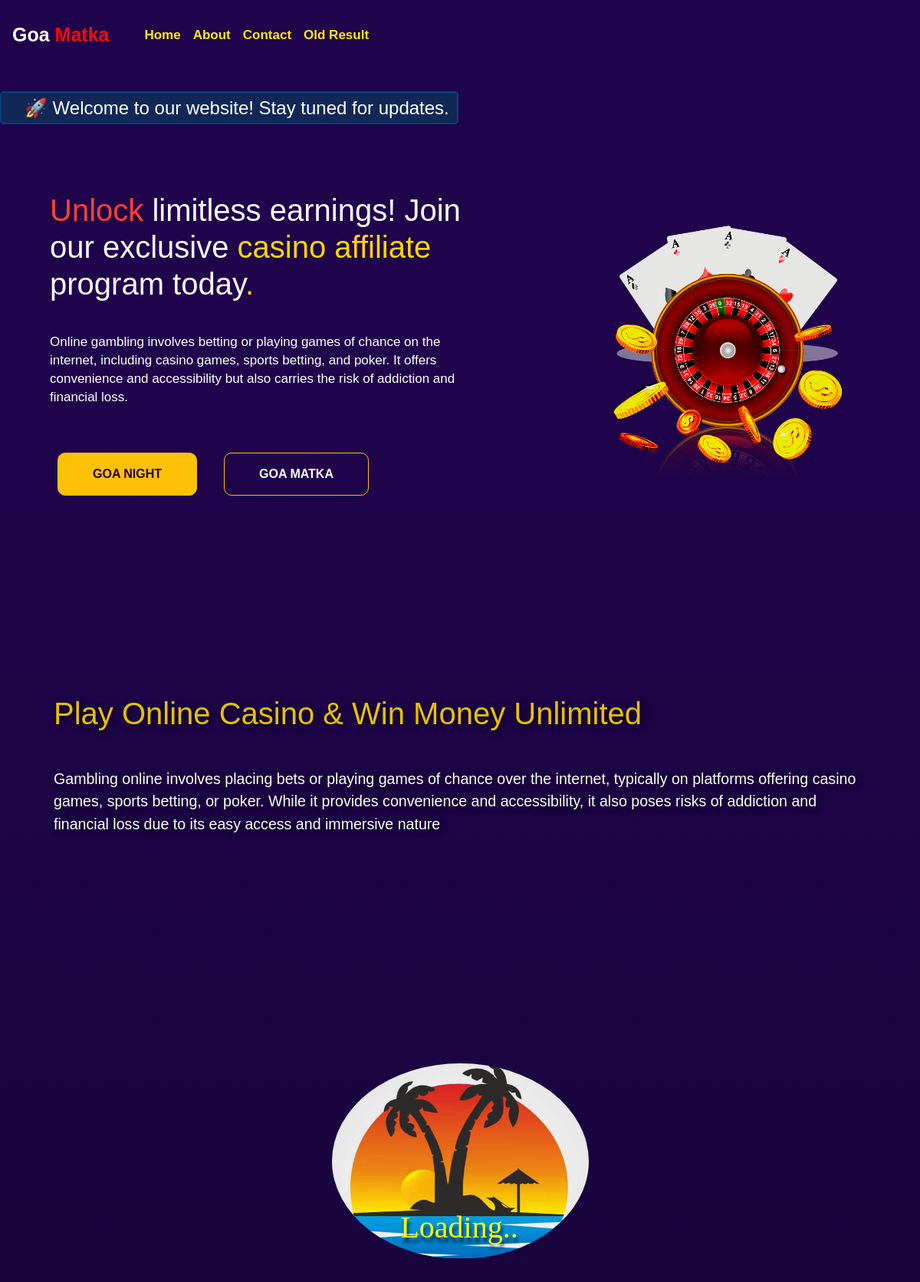
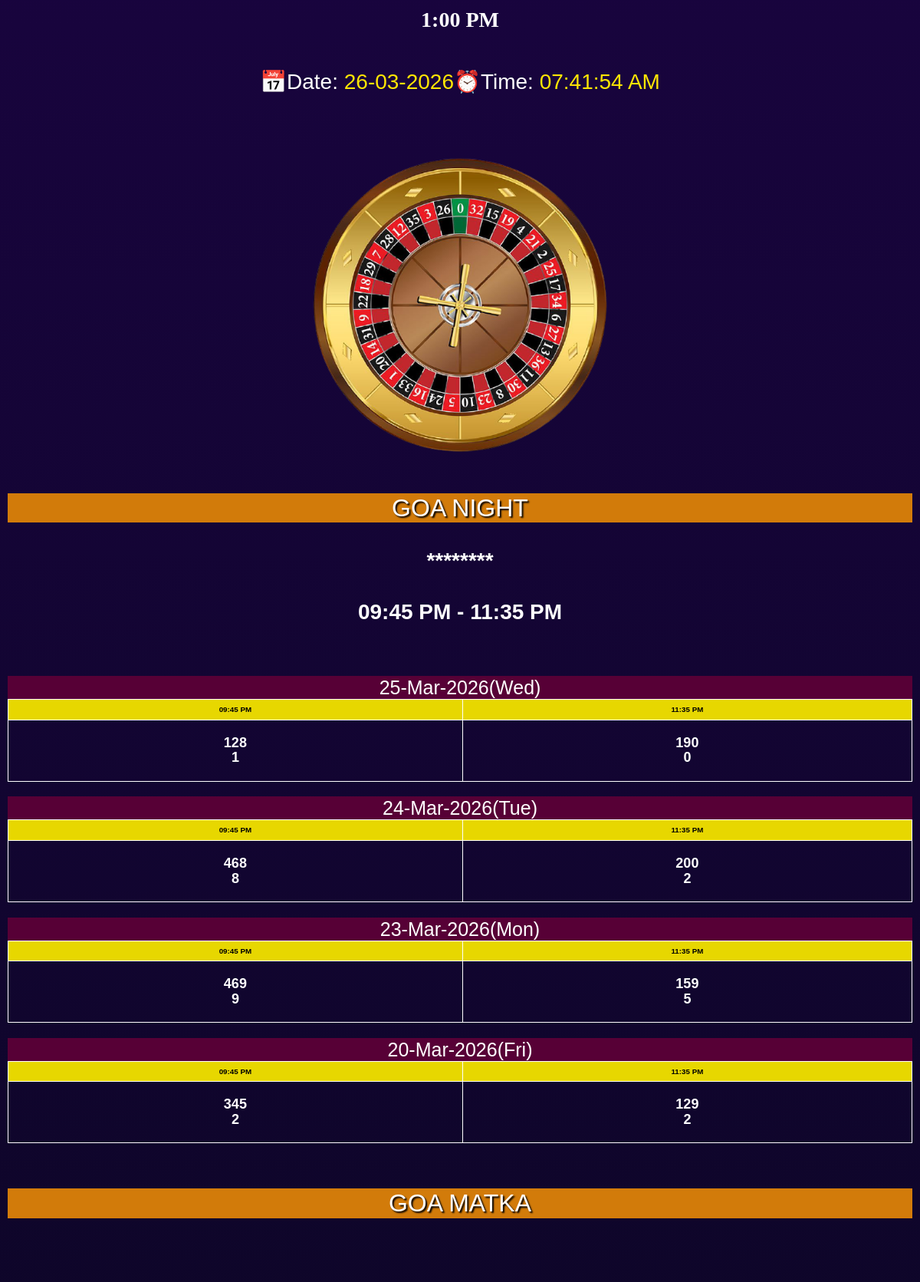
The page / (upper part) on the database its author committed (2 pictures, top to bottom).
### app.py (models this page shows)
class Extra(db.Model):
    __tablename__ = "extra_results"
    id = db.Column(db.Integer, primary_key=True)
    open_1 = db.Column(db.String(1), nullable=True)
    open_3 = db.Column(db.String(3), nullable=True)
    close_1 = db.Column(db.String(1), nullable=True)
    close_3 = db.Column(db.String(3), nullable=True)
    date = db.Column(db.String(30), nullable=False)

### app.py (the view)
@app.route("/")
def home():
    results = Result.query.order_by(Result.id.desc()).all()
    now = datetime.now(timezone("Asia/Kolkata"))
    currentday = now.strftime('%d-%b-%Y(%a)')
    daily_data = Result.query.filter_by(date=currentday).first()
    daily_extra = Extra.query.filter_by(date=currentday).first()
    g_matka_result0 = Result.query.filter_by(date=currentday).first()
    g_matka_1 = datetime.now(timezone("Asia/Kolkata")) - relativedelta(days=1)
    g_matka_1 = g_matka_1.strftime('%d-%b-%Y(%a)')
    g_matka_result1 = Result.query.filter_by(date=g_matka_1).first()
    g_matka_2 = datetime.now(timezone("Asia/Kolkata")) - relativedelta(days=2)
    g_matka_2 = g_matka_2.strftime('%d-%b-%Y(%a)')
    g_matka_result2 = Result.query.filter_by(date=g_matka_2).first()
    g_matka_3 = datetime.now(timezone("Asia/Kolkata")) - relativedelta(days=3)
    g_matka_3 = g_matka_3.strftime('%d-%b-%Y(%a)')
    g_matka_result3 = Result.query.filter_by(date=g_matka_3).first()
    g_matka_4 = datetime.now(timezone("Asia/Kolkata")) - relativedelta(days=4)
    g_matka_4 = g_matka_4.strftime('%d-%b-%Y(%a)')
    g_matka_result4 = Result.query.filter_by(date=g_matka_4).first()
    g_matka_5 = datetime.now(timezone("Asia/Kolkata")) - relativedelta(days=5)
    g_matka_5 = g_matka_5.strftime('%d-%b-%Y(%a)')
    g_matka_result5 = Result.query.filter_by(date=g_matka_5).first()
    g_matka_6 = datetime.now(timezone("Asia/Kolkata")) - relativedelta(days=6)
    g_matka_6 = g_matka_6.strftime('%d-%b-%Y(%a)')
    g_matka_result6 = Result.query.filter_by(date=g_matka_6).first()
    g_matka_results = [g_matka_result0, g_matka_result1, g_matka_result2, g_matka_result3, g_matka_result4, g_matka_result5, g_matka_result6]
    g_night_result0 = Extra.query.filter_by(date=currentday).first()
    g_night_1 = datetime.now(timezone("Asia/Kolkata")) - relativedelta(days=1)
    g_night_1 = g_night_1.strftime('%d-%b-%Y(%a)')
    g_night_result1 = Extra.query.filter_by(date=g_night_1).first()
    g_night_2 = datetime.now(timezone("Asia/Kolkata")) - relativedelta(days=2)
    g_night_2 = g_night_2.strftime('%d-%b-%Y(%a)')
    g_night_result2 = Extra.query.filter_by(date=g_night_2).first()
    g_night_3 = datetime.now(timezone("Asia/Kolkata")) - relativedelta(days=3)
    g_night_3 = g_night_3.strftime('%d-%b-%Y(%a)')
    g_night_result3 = Extra.query.filter_by(date=g_night_3).first()
    g_night_4 = datetime.now(timezone("Asia/Kolkata")) - relativedelta(days=4)
    g_night_4 = g_night_4.strftime('%d-%b-%Y(%a)')
    g_night_result4 = Extra.query.filter_by(date=g_night_4).first()
    g_night_5 = datetime.now(timezone("Asia/Kolkata")) - relativedelta(days=5)
    g_night_5 = g_night_5.strftime('%d-%b-%Y(%a)')
    g_night_result5 = Extra.query.filter_by(date=g_night_5).first()
    g_night_6 = datetime.now(timezone("Asia/Kolkata")) - relativedelta(days=6)
    g_night_6 = g_night_6.strftime('%d-%b-%Y(%a)')
    g_night_result6 = Extra.query.filter_by(date=g_night_6).first()
    g_night_results = [g_night_result0, g_night_result1, g_night_result2, g_night_result3, g_night_result4, g_night_result5, g_night_result6]
    active_texts = MarqueeText.query.filter_by(is_active=True).all()
    start_time = {
    'slot1' : now.replace(hour=10, minute=0, second=0, microsecond=0),
    'slot2' : now.replace(hour=11, minute=0, second=0, microsecond=0),
    'slot3' : now.replace(hour=12, minute=0, second=0, microsecond=0),
    'slot4' : now.replace(hour=13, minute=0, second=0, microsecond=0),
    'slot5' : now.replace(hour=14, minute=0, second=0, microsecond=0),
    'slot6' : now.replace(hour=15, minute=0, second=0, microsecond=0),
    'slot7' : now.replace(hour=16, minute=0, second=0, microsecond=0),
    'slot8' : now.replace(hour=17, minute=0, second=0, microsecond=0),
    'slot9' : now.replace(hour=18, minute=0, second=0, microsecond=0),
    'slot10' : now.replace(hour=19, minute=0, second=0, microsecond=0)
    }
    end_time = {
    'slot1' : now.replace(hour=10, minute=55, second=0, microsecond=0),
    'slot2' : now.replace(hour=11, minute=55, second=0, microsecond=0),
    'slot3' : now.replace(hour=12, minute=55, second=0, microsecond=0),
    'slot4' : now.replace(hour=13, minute=55, second=0, microsecond=0),
    'slot5' : now.replace(hour=14, minute=55, second=0, microsecond=0),
    'slot6' : now.replace(hour=15, minute=55, second=0, microsecond=0),
    'slot7' : now.replace(hour=16, minute=55, second=0, microsecond=0),
    'slot8' : now.replace(hour=17, minute=55, second=0, microsecond=0),
    'slot9' : now.replace(hour=18, minute=55, second=0, microsecond=0),
    'slot10' : now.replace(hour=19, minute=55, second=0, microsecond=0),
    }
    return render_template('index.html', texts=active_texts, g_matka_results=g_matka_results, g_night_results=g_night_results, results=results, extra=daily_extra, now=now, start_time=start_time, end_time=end_time, daily_data=daily_data, title="Fastest and Live Online Goa Satta Result only at goamatkaa.in")

### templates/index.html (shortened to what this page needs)
{% extends 'layout.html' %}
{% block body %}
	<body class="index-body"  style="margin-top: 20px;">
		<br>
		  <br>
<div class="overflow-hidden whitespace-nowrap bg-gray-900 text-white py-2 rounded-md shadow-md">
	<marquee behavior="" direction="right" class="marquee-content styled-marquee ">
<div class="animate-marquee inline-block">
  {% if texts and texts|length > 0 %}
    {% for t in texts %}
      {{ t.text }}{% if not loop.last %} &nbsp;|&nbsp; {% endif %}
    {% endfor %}
  {% else %}
    🚀 Welcome to our website! Stay tuned for updates.
  {% endif %}
</div>
  </marquee>
</div>
        <section class="hero-banner gradient-1">
            <div class="container-fluid hero-banner-inner">
                <div class="row align-items-center">
                    <div class="col-xxl-6 col-xl-5 col-md-12 order-xl-2">
                        <div class="banner-image text-xl-start text-center">
                            <img class="hero-img" src="/static/banner.png" alt="/banner" >
                            </div>
                    </div>
                    <div class="col-xxl-6 col-xl-7 col-lg-8 ms-xl-0 me-xl-0 ms-auto me-auto order-xl-1">
                        <div class="banner-content">
                            <h1 class="font-sec white ">
                                <span class="color-sec">Unlock</span> limitless earnings! Join our exclusive  <span class="color-primary">casino</span>
                                <span class="color-primary">affiliate</span>  program today<span class="color-primary">.</span>
                            </h1>
                            <p class="text-18">
                                Online gambling involves betting or playing games of chance on the internet, including casino games, sports betting, and poker.
								It offers convenience and accessibility but also carries the risk of addiction and financial loss.
                            </p>
                            <div class="display-button">
                                <a href="#GoaNight" class="cus-btn btn btn-warning">Goa Night</a>
                                <a href="#GoaMatka" class="cus-btn-1 btn btn-outline-warning">Goa Matka</a>
                            </div>
                        </div>
                    </div>
                    </div>
					</div>
        </section>
	<section class="counter-section pt-120 pb-120">
        <div class="">
		<div class="video-container">
						<video class="video" autoplay loop muted playsinline>
							<source src="/static/casino-video.mp4" type="video/mp4">
						</video>
						<div class="overlay-text">
							<h1 class="h1-extra">
								Play Online <span>Casino</span> & Win Money <span>Unlimited</span>
							</h1>
							<br><br>
							<p class="wow fadeInDown p-extra" data-wow-delay="0.5s">
								Gambling online involves placing bets or playing games of chance over the internet, typically on platforms offering casino games, sports betting, or poker. While it provides convenience and accessibility,
								it also poses risks of addiction and financial loss due to its easy access and immersive nature
							</p>
						</div>
					</div>
			</div>
    </section>
<div class="margin">
  	{% if now >= start_time['slot1'] and now <= end_time['slot10'] %}
	  <div id="LiveResultDiv">
		<div class="container">
		  <center>
			<section class="wrapper">
			  <div class="divider">
				<h1 class="logo-result">
					{% if now >= start_time['slot1'] and now <= end_time['slot1'] %}
						{% if daily_data.slot_1_1 %} {{daily_data.slot_1_3}}-{{daily_data.slot_1_1}} {% else %}Loading..{% endif %}
					{% elif now >= start_time['slot2'] and now <= end_time['slot2'] %}
						{% if daily_data.slot_2_1 %} {{daily_data.slot_2_3}}-{{daily_data.slot_2_1}} {% else %}Loading..{% endif %}
					{% elif now >= start_time['slot3'] and now <= end_time['slot3'] %}
						{% if daily_data.slot_3_1 %} {{daily_data.slot_3_3}}-{{daily_data.slot_3_1}} {% else %}Loading..{% endif %}
					{% elif now >= start_time['slot4'] and now <= end_time['slot4'] %}
						{% if daily_data.slot_4_1 %} {{daily_data.slot_4_3}}-{{daily_data.slot_4_1}} {% else %}Loading..{% endif %}
					{% elif now >= start_time['slot5'] and now <= end_time['slot5'] %}
						{% if daily_data.slot_5_1 %} {{daily_data.slot_5_3}}-{{daily_data.slot_5_1}} {% else %}Loading..{% endif %}
					{% elif now >= start_time['slot6'] and now <= end_time['slot6'] %}
						{% if daily_data.slot_6_1 %} {{daily_data.slot_6_3}}-{{daily_data.slot_6_1}} {% else %}Loading..{% endif %}
					{% elif now >= start_time['slot7'] and now <= end_time['slot7'] %}
						{% if daily_data.slot_7_1 %} {{daily_data.slot_7_3}}-{{daily_data.slot_7_1}} {% else %}Loading..{% endif %}
					{% elif now >= start_time['slot8'] and now <= end_time['slot8'] %}
						{% if daily_data.slot_8_1 %} {{daily_data.slot_8_3}}-{{daily_data.slot_8_1}} {% else %}Loading..{% endif %}
					{% elif now >= start_time['slot9'] and now <= end_time['slot9'] %}
						{% if daily_data.slot_9_1 %} {{daily_data.slot_9_3}}-{{daily_data.slot_9_1}} {% else %}Loading..{% endif %}
					{% elif now >= start_time['slot10'] and now <= end_time['slot10'] %}
						{% if daily_data.slot_10_1 %} {{daily_data.slot_10_3}}-{{daily_data.slot_10_1}} {% else %}Loading..{% endif %}
					{% endif %}
				</h1>
			  </div>
			</section>
		  </center>
		</div>
<br><br>
		<center>
		  <h3 style="font-family: Pacifico">
			<b>
				{% if now >= start_time['slot1'] and now <= end_time['slot1'] %}
					10:00 AM
				{% elif now >= start_time['slot2'] and now <= end_time['slot2'] %}
					11:00 AM
				{% elif now >= start_time['slot3'] and now <= end_time['slot3'] %}
					12:00 AM
				{% elif now >= start_time['slot4'] and now <= end_time['slot4'] %}
					1:00 PM
				{% elif now >= start_time['slot5'] and now <= end_time['slot5'] %}
					2:00 PM
				{% elif now >= start_time['slot6'] and now <= end_time['slot6'] %}
					3:00 PM
				{% elif now >= start_time['slot7'] and now <= end_time['slot7'] %}
					4:00 PM
				{% elif now >= start_time['slot8'] and now <= end_time['slot8'] %}
					5:00 PM
				{% elif now >= start_time['slot9'] and now <= end_time['slot9'] %}
					6:00 PM
				{% elif now >= start_time['slot10'] and now <= end_time['slot10'] %}
					7:00 PM
				{% endif %}
		  </h3>
		</center>
	  </div>
	  {% endif %}
		<br /><br />
		<div class="container">
		  <h3 class="text-center small-1">
			<div class="line-change"><span>📅Date: </span><span id="date" style="color: rgb(255, 230, 4);"> </span>
			</div>
			<div class="line-change"><span>⏰Time: </span><span id="time" style="color: rgb(255, 230, 4);"></span>
			</div>
			</h3>
		  <br /> <br> <br>
		</div>
<div class="w-mob">
	<div class="col-xs-12 wheel"style="position: relative;" >
		<div style="position: relative;">
			<img src="/static/round-img.png" class="rotate" alt="CM Satta Matka">
		</div>
</div>
</div>
<center>
		<h2 style="background-color: rgb(210, 123, 10); text-shadow: 2px 2px 2px black;" id="GoaNight">GOA NIGHT</h2>
		<div style="display: inline-flex; margin-top: 25px;margin-bottom: 25px;">
		{% if extra.open_1 %}
			<span style="color: rgb(7, 204, 7); font-size: 28px;">
				<b>{{extra.open_3}}</b>-<b>{{extra.open_1}}</b>
			</span>
		{% else %}
			<h3><b>***</b><b>*</b></h3>
		{% endif %}
		{% if extra.close_1 %}
			<span  style="color: rgb(7, 204, 7);font-size: 28px;">
				<b>{{extra.close_1}}</b>-<b>{{extra.close_3}}</b>
			</span>
		{% else %}
			<h3><b>***</b><b>*</b></h3>
		{% endif %}
	</div>
	<div>
		<h3><b>09:45 PM - 11:35 PM</b></h3>
	</div>
	<br><br>
</center>
<center>
	{% for extra in g_night_results %}
	{% if extra %}
	<br>
	<div>
		<table class="tg" cellpadding="2" style="border-color: aliceblue;" >
		  <tbody>
	  <h3 class="center t-h2 date">{{extra.date}}</h3>
			<tr class="slot">
			  <td>09:45 PM
			  </td>
			  <td>11:35 PM</td>
			</tr>
			<tr class="result">
			  {% if extra.open_1 %}
			  <td >
				  <b>{{extra.open_3}}</b>
				  <br>
				  <b>{{extra.open_1}}</b>
			  {% endif %}
			  </td>
			  {% if extra.open_1 %}
			  <td >
				  <b>{{extra.close_3}}</b>
			  <br>
				  <b>{{extra.close_1}}</b>
				  {% else %}
				  <b></b><b></b>
			  {% endif %}
			  </td>
			</tr>
		  </tbody>
		</table>
	  </div>
	{% endif %}
	{% endfor %}
	<br>
</center>
<br><br>
<h2 style="background-color: rgb(210, 123, 10); text-shadow: 2px 2px 2px black; text-align: center;" id="GoaMatka">GOA MATKA</h2>
<br><br>
    {% for result in g_matka_results %}
	{% if result %}
	<br><br>
	{% endif %}
	{% endfor %}
	<br><br>
    <br /><br />
	<br><br>
  </body>
<br><br><br><br><br><br>
{% endblock body %}

### rows shown on the page
Extra: date "25-Mar-2026(Wed)", open_3 "128", open_1 "1", close_3 "190", close_1 "0"
Extra: date "24-Mar-2026(Tue)", open_3 "468", open_1 "8", close_3 "200", close_1 "2"
Extra: date "23-Mar-2026(Mon)", open_3 "469", open_1 "9", close_3 "159", close_1 "5"
Extra: date "20-Mar-2026(Fri)", open_3 "345", open_1 "2", close_3 "129", close_1 "2"
